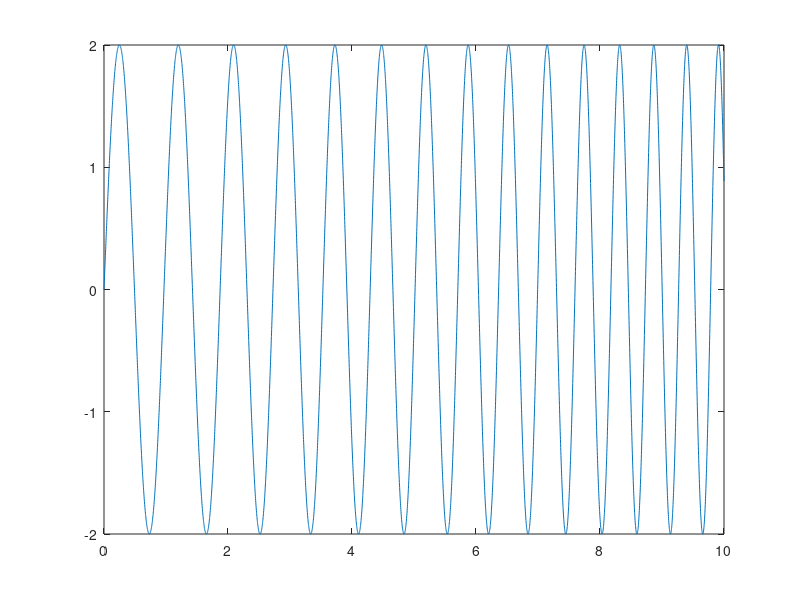

Reproduce this figure in MATLAB.
% sine sweep

start_freq = 1;
end_freq = 2;
amplitude = 2;
duration = 10;

start_angular_freq = 2*pi*start_freq;
end_angular_freq = 2*pi*end_freq;

K = (start_angular_freq*duration)/log(end_angular_freq/start_angular_freq);
L = (duration)/log(end_angular_freq/start_angular_freq);

pos = [];
t = 0:0.002:10;
t = t';
for dt=0:0.002:10
    cmd = amplitude*sin(K*(exp((dt)/(L))-1));
    pos = [pos;cmd];
end

plot(t, pos);